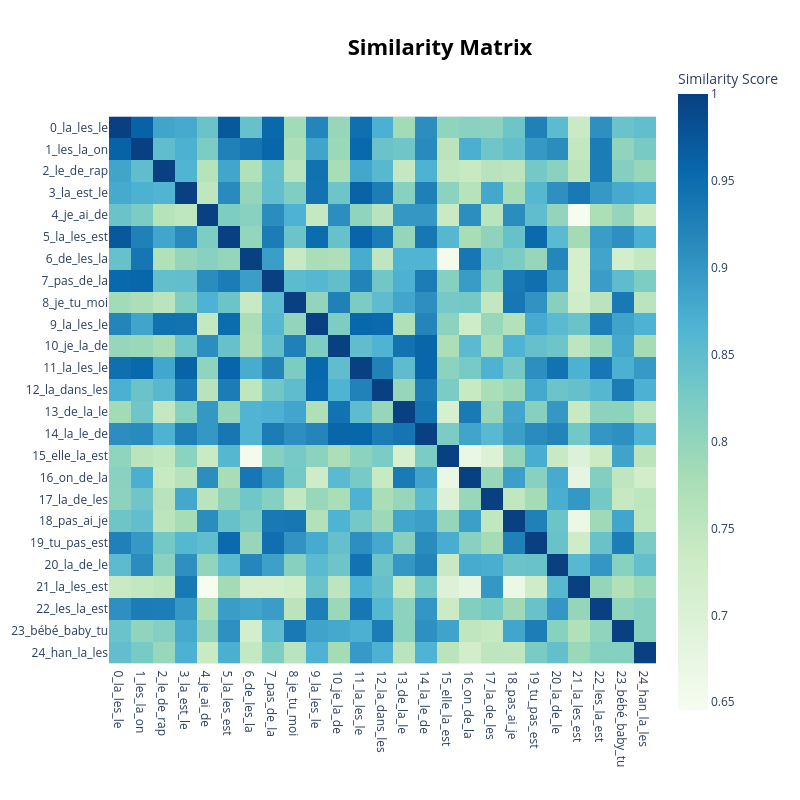

Here is the notebook cell this chart was saved with:
### Code cell
topic_model.visualize_heatmap()

### Figure 1 — Plotly figure (JSON) as saved in the notebook; plotly's stock layout.template omitted (floating-point values rounded to 4 significant figures; data arrays with more than 128 entries replaced by an {"elided": "..."} marker saying what was removed)
{"data": [{"coloraxis": "coloraxis", "hovertemplate": "x: %{x}<br>y: %{y}<br>Similarity Score: %{z}<extra></extra>", "name": "0", "type": "heatmap", "x": ["0_la_les_le", "1_les_la_on", "2_le_de_rap", "3_la_est_le", "4_je_ai_de", "5_la_les_est", "6_de_les_la", "7_pas_de_la", "8_je_tu_moi", "9_la_les_le", "10_je_la_de", "11_la_les_le", "12_la_dans_les", "13_de_la_le", "14_la_le_de", "15_elle_la_est", "16_on_de_la", "17_la_de_les", "18_pas_ai_je", "19_tu_pas_est", "20_la_de_le", "21_la_les_est", "22_les_la_est", "23_bébé_baby_tu", "24_han_la_les"], "xaxis": "x", "y": ["0_la_les_le", "1_les_la_on", "2_le_de_rap", "3_la_est_le", "4_je_ai_de", "5_la_les_est", "6_de_les_la", "7_pas_de_la", "8_je_tu_moi", "9_la_les_le", "10_je_la_de", "11_la_les_le", "12_la_dans_les", "13_de_la_le", "14_la_le_de", "15_elle_la_est", "16_on_de_la", "17_la_de_les", "18_pas_ai_je", "19_tu_pas_est", "20_la_de_le", "21_la_les_est", "22_les_la_est", "23_bébé_baby_tu", "24_han_la_les"], "yaxis": "y", "z": {"elided": "25x25 float values"}}], "layout": {"coloraxis": {"colorbar": {"title": {"text": "Similarity Score"}}, "colorscale": [[0, "rgb(247,252,240)"], [0.125, "rgb(224,243,219)"], [0.25, "rgb(204,235,197)"], [0.375, "rgb(168,221,181)"], [0.5, "rgb(123,204,196)"], [0.625, "rgb(78,179,211)"], [0.75, "rgb(43,140,190)"], [0.875, "rgb(8,104,172)"], [1, "rgb(8,64,129)"]]}, "height": 800, "hoverlabel": {"bgcolor": "white", "font": {"family": "Rockwell", "size": 16}}, "legend": {"title": {"text": "Trend"}}, "margin": {"t": 60}, "showlegend": true, "title": {"font": {"color": "Black", "size": 22}, "text": "<b>Similarity Matrix</b>", "x": 0.55, "xanchor": "center", "y": 0.95, "yanchor": "top"}, "width": 800, "xaxis": {"anchor": "y", "constrain": "domain", "domain": [0, 1], "scaleanchor": "y"}, "yaxis": {"anchor": "x", "autorange": "reversed", "constrain": "domain", "domain": [0, 1]}}}
